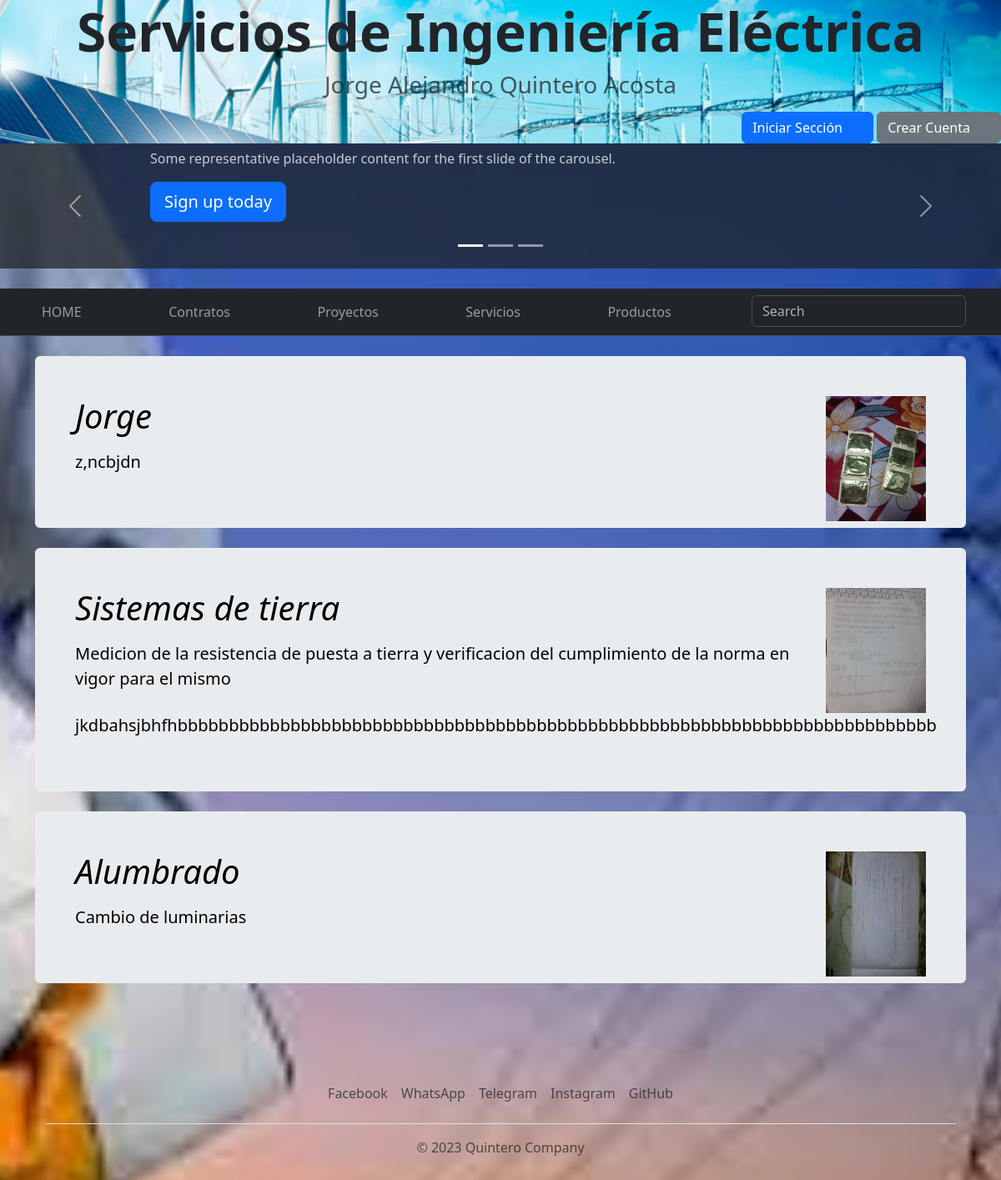
The page /Sitio/servicios on the database its author committed.
### servicios/models.py (models this page shows, shortened)
class Servicios(models.Model):
    titulo=models.CharField(max_length=40)
    Contenido=models.CharField(max_length=200)
    Imagen=models.ImageField(upload_to='servicios')
    created=models.DateTimeField(auto_now_add=True)
    updated=models.DateTimeField(auto_now_add=True)
    class Meta:
       verbose_name='servicio'
       verbose_name_plural='servicios'

### ProyectoWebApp/views.py (the view)
# urls.py: path('servicios', views.servicios, name="servicios"),
def servicios(request):
    servicios=Servicios.objects.all()
    return render(request, "ProyectoWebApp/servicios.html", {"servicios":servicios})

### ProyectoWebApp/templates/ProyectoWebApp/servicios.html (shortened to what this page needs)
{% extends "ProyectoWebApp/home.html"%}
{% load static %}
{% block content %}
{% for servicio in servicios %}
<main class="container">
  <div class="p-4 p-md-5 mb-4 rounded text-body-emphasis bg-body-secondary">
    <img style="float: right;" src="{{servicio.Imagen.url}}" width="120" height="150"/>
      <h1 class=" fst-italic">{{servicio.titulo}}</h1>
      <p class="lead my-3">{{servicio.Contenido}}</p>
  </div>
</main>
{% endfor %}
{% endblock %}

### ProyectoWebApp/templates/ProyectoWebApp/home.html (shortened to what this page needs)
<!doctype html>
<html lang="en" data-bs-theme="auto">
  <head>
      {% load static %}
    <link rel="stylesheet" href="https://cdn.jsdelivr.net/npm/@docsearch/css@3">
<link href="{% static 'ProyectoWebApp/css/bootstrap.min.css' %}" rel="stylesheet">
    <link href="{% static 'ProyectoWebApp/product/product.css' %}" rel="stylesheet">
  </head>
  <body>
      <div class="fondo">
        <h1 class="display-3 fw-bold">Servicios de Ingeniería Eléctrica</h1>
        <h3 class="fw-normal text-muted mb-3">Jorge Alejandro Quintero Acosta</h3>
<div class="logeo">
  <button class="btn btn-primary d-inline-flex align-items-left" type="button">
    Iniciar Sección
    <svg class="bi ms-1" width="20" height="20"><use xlink:href="#arrow-right-short"/></svg>
  </button>
  <button class="btn btn-secondary d-inline-flex align-items-left" type="button">
   Crear Cuenta
    <svg class="bi ms-1" width="20" height="20"><use xlink:href="#arrow-right-short"/></svg>
  </button>
</div>
</div>
<div id="myCarousel" class="carousel slide mb-6" data-bs-ride="carousel">
    <div class="carousel-indicators">
      <button type="button" data-bs-target="#myCarousel" data-bs-slide-to="0" class="active" aria-current="true" aria-label="Slide 1"></button>
      <button type="button" data-bs-target="#myCarousel" data-bs-slide-to="1" aria-label="Slide 2"></button>
      <button type="button" data-bs-target="#myCarousel" data-bs-slide-to="2" aria-label="Slide 3"></button>
    </div>
    <div class="carousel-inner">
      <div class="carousel-item active">
        <svg class="bd-placeholder-img" width="100%" height="100%" xmlns="http://www.w3.org/2000/svg" aria-hidden="true" preserveAspectRatio="xMidYMid slice" focusable="false"><rect width="100%" height="100%" fill="var(--bs-secondary-color)"/></svg>
        <div class="container">
          <div class="carousel-caption text-start">
            <p class="opacity-75">Some representative placeholder content for the first slide of the carousel.</p>
            <p><a class="btn btn-lg btn-primary" href="#">Sign up today</a></p>
          </div>
        </div>
      </div>
    </div>
    <button class="carousel-control-prev" type="button" data-bs-target="#myCarousel" data-bs-slide="prev">
      <span class="carousel-control-prev-icon" aria-hidden="true"></span>
    </button>
    <button class="carousel-control-next" type="button" data-bs-target="#myCarousel" data-bs-slide="next">
      <span class="carousel-control-next-icon" aria-hidden="true"></span>
    </button>
  </div>
  <br>
<nav class="navbar navbar-expand-md bg-dark sticky-top border-bottom" data-bs-theme="dark">
  <div class="container">
    <div class="offcanvas offcanvas-end" tabindex="-1" id="#offcanvas" aria-labelledby="#offcanvasLabel">
      <div class="offcanvas-body">
        <ul class="navbar-nav flex-grow-1 justify-content-between">
          <li class="nav-item"><a class="nav-link" href="{% url 'home' %}">HOME</a></li>
          <li class="nav-item"><a class="nav-link" href="{% url 'contratos' %}">Contratos</a></li>
          <li class="nav-item"><a class="nav-link" href="{% url 'contacto' %}">Proyectos</a></li>
          <li class="nav-item"><a class="nav-link" href="{% url 'servicios' %}">Servicios</a></li>
          <li class="nav-item"><a class="nav-link" href="{% url 'tienda' %}">Productos</a></li>
          <li class="nav-item"> <input class="form-control" type="search" placeholder="Search" aria-label="Search"></li>
        </ul>
      </div>
    </div>
  </div>
</nav>
<br>
{% block content %}{% endblock%}
<footer class="container py-5">
  <div class="container">
    <footer class="py-3 my-4">
      <ul class="nav justify-content-center border-bottom pb-3 mb-3">
        <li class="nav-item"><a href="#" class="nav-link px-2 text-body-secondary">Facebook</a></li>
        <li class="nav-item"><a href="#" class="nav-link px-2 text-body-secondary">WhatsApp</a></li>
        <li class="nav-item"><a href="#" class="nav-link px-2 text-body-secondary">Telegram</a></li>
        <li class="nav-item"><a href="#" class="nav-link px-2 text-body-secondary">Instagram</a></li>
        <li class="nav-item"><a href="#" class="nav-link px-2 text-body-secondary">GitHub</a></li>
      </ul>
      <p class="text-center text-body-secondary">&copy; 2023 Quintero Company</p>
    </footer>
  </div>
</footer>
    </body>
</html>

### rows shown on the page
Servicios: shows a picture, titulo "Jorge", Contenido "z,ncbjdn"
Servicios: shows a picture, titulo "Sistemas de tierra", Contenido "Medicion de la resistencia de puesta a tierra y verificacion del cumplimiento de la norma en vigor para el mismo jkdbahsjbhfhbbbbbbbbbbbbbbbbbbbbbbbbbbbbbbbbbbbbbbbbbbbbbbbbbbbbbbbbbbbbbbbbbbbbbbbbbb"
Servicios: shows a picture, titulo "Alumbrado", Contenido "Cambio de luminarias"
